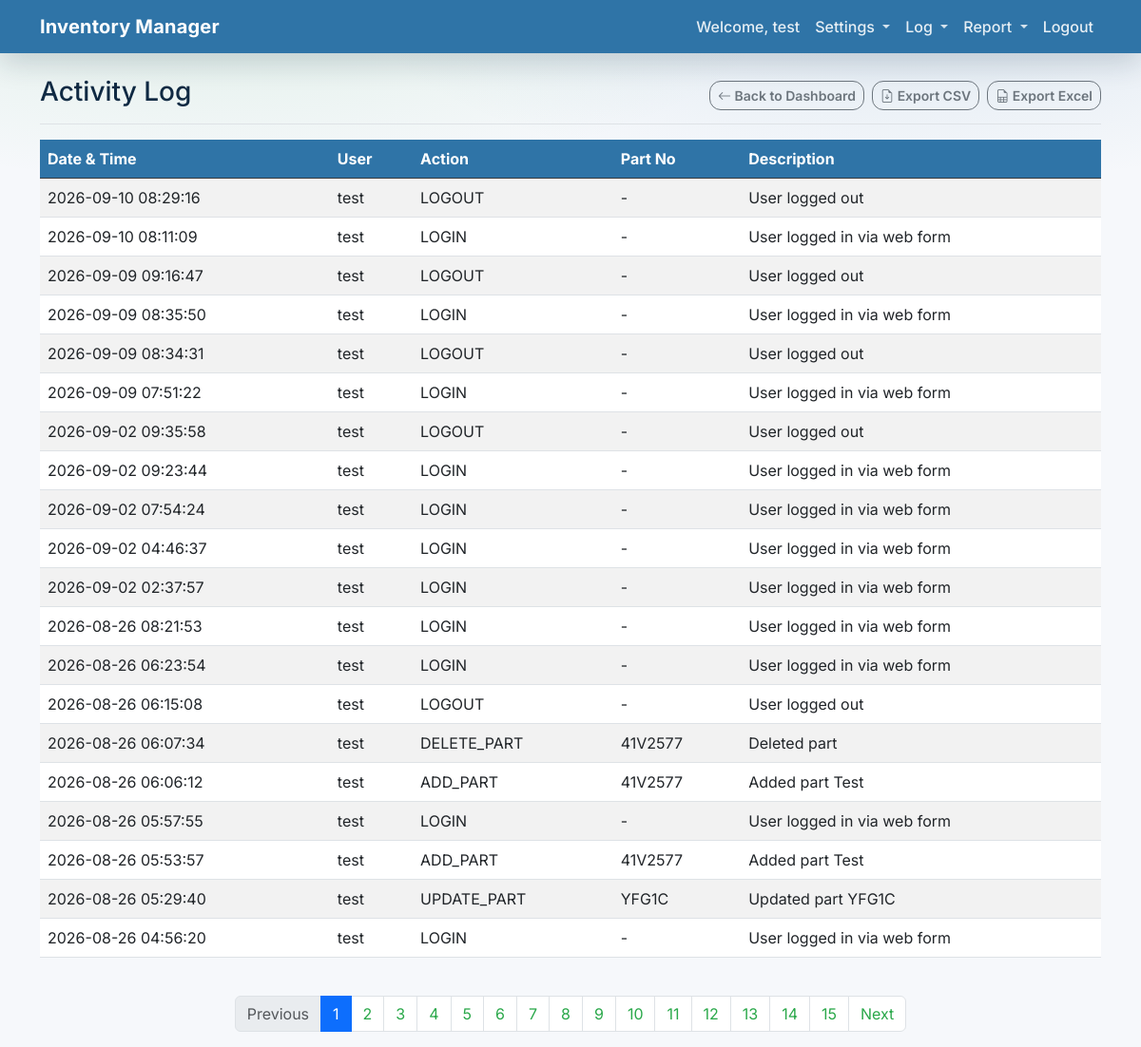
Before: /activity-log (signed in) with the older database file.
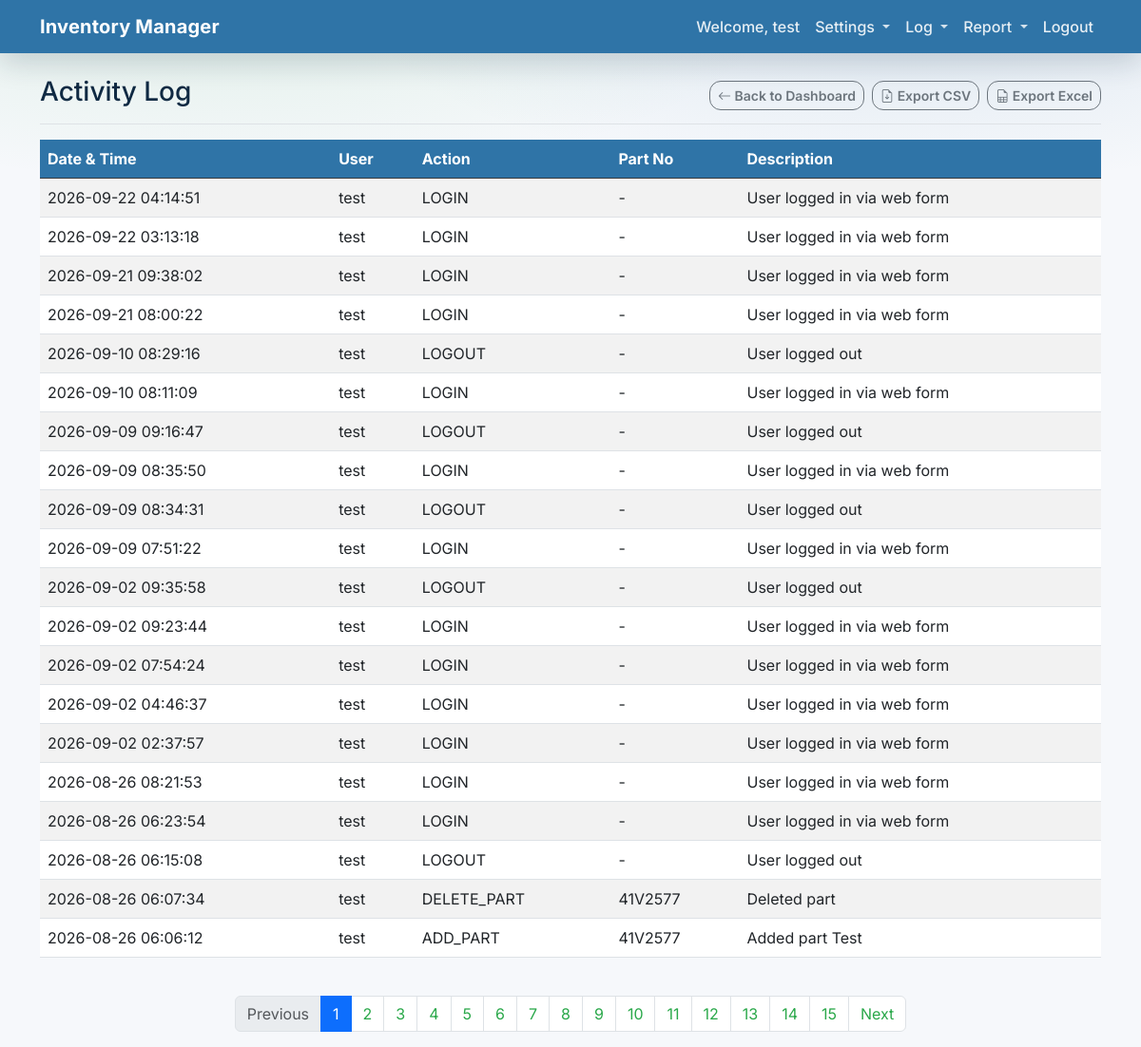
After: the same page with the newer database file.
### app/models.py (models this page shows, shortened)
class User(Base):
    __tablename__ = "users"
    id = Column(Integer, primary_key=True, index=True)
    email = Column(String, unique=True, index=True)
    hashed_password = Column(String)
    full_name = Column(String, nullable=True)
    is_active = Column(Boolean, default=True)
    is_admin = Column(Boolean, default=False)

class ActivityLog(Base):
    __tablename__ = "activity_logs"
    id = Column(Integer, primary_key=True, index=True)
    user_id = Column(Integer, ForeignKey("users.id"), nullable=True)
    action = Column(String, index=True)
    part_id = Column(Integer, ForeignKey("sku_parts.id"), nullable=True)
    description = Column(String, nullable=True)
    created_at = Column(DateTime(timezone=True), server_default=func.now())
    user = relationship("User")
    part = relationship("SkuPart")

class SkuPart(Base):
    __tablename__ = "sku_parts"
    id = Column(Integer, primary_key=True, index=True)
    created_at = Column(DateTime(timezone=True), server_default=func.now())
    sku = Column(String, index=True)
    name = Column(String, index=True)
    description = Column(String, nullable=True)
    part_category = Column(String, nullable=True)
    rack_type = Column(String, nullable=True)
    tray_type = Column(String, nullable=True)
    platform = Column(String, nullable=True)
    criticality = Column(String, default="Medium")
    annual_demand = Column(Integer, default=0)
    items = relationship("PartItem", back_populates="sku_part", cascade="all, delete-orphan")
    meta = relationship("SkuPartMeta", back_populates="sku_part", uselist=False, cascade="all, delete-orphan")

### app/main.py (the view)
@app.get("/activity-log", response_class=HTMLResponse)
async def activity_log(
    request: Request,
    page: int = 1,
    limit: int = 20,
    db: Session = Depends(get_db),
):
    user = await auth.get_current_user_from_cookie(request, db)
    if not user:
        return RedirectResponse(url="/login?session_expired=true")
    skip = (page - 1) * limit
    logs, total_count = crud.get_activity_logs(db, skip=skip, limit=limit)
    total_pages = (total_count + limit - 1) // limit
    return templates.TemplateResponse(
        request,
        "activity_log.html",
        {
            "request": request,
            "user": user,
            "logs": logs,
            "page": page,
            "limit": limit,
            "total_pages": total_pages,
            "total_count": total_count,
        },
    )

### app/templates/activity_log.html (shortened to what this page needs)
{% extends "base.html" %}
{% block content %}
<div class="d-flex justify-content-between flex-wrap flex-md-nowrap align-items-center pb-2 mb-3 border-bottom">
    <h2 class="h3">Activity Log</h2>
    <div class="btn-toolbar mb-2 mb-md-0 gap-2">
        <a href="/" class="btn btn-outline-secondary btn-sm">
            <i class="bi bi-arrow-left"></i> Back to Dashboard
        </a>
        <a href="/export/activity-log.csv" class="btn btn-sm btn-outline-secondary">
            <i class="bi bi-file-earmark-arrow-down"></i> Export CSV
        </a>
        <a href="/export/activity-log.xlsx" class="btn btn-sm btn-outline-secondary">
            <i class="bi bi-file-earmark-spreadsheet"></i> Export Excel
        </a>
    </div>
</div>
<div class="table-responsive">
    <table class="table table-striped table-hover align-middle">
        <thead class="table-dark">
            <tr>
                <th scope="col">Date &amp; Time</th>
                <th scope="col">User</th>
                <th scope="col">Action</th>
                <th scope="col">Part No</th>
                <th scope="col">Description</th>
            </tr>
        </thead>
        <tbody>
            {% for log in logs %}
            <tr>
                <td>{{ log.created_at.strftime("%Y-%m-%d %H:%M:%S") if log.created_at else "" }}</td>
                <td>{{ log.user.full_name or log.user.email if log.user else "-" }}</td>
                <td>{{ log.action }}</td>
                <td>{{ log.part.sku if log.part else "-" }}</td>
                <td>{{ log.description or "" }}</td>
            </tr>
            {% else %}
            <tr>
                <td colspan="5" class="text-center py-4 text-muted">
                    No activity recorded yet.
                </td>
            </tr>
            {% endfor %}
        </tbody>
    </table>
</div>
<nav aria-label="Activity log pagination" class="mt-4">
    <ul class="pagination justify-content-center">
        <li class="page-item {% if page == 1 %}disabled{% endif %}">
            <a class="page-link" href="/activity-log?page={{ page - 1 }}&limit={{ limit }}">Previous</a>
        </li>
        {% for p in range(1, total_pages + 1) %}
        <li class="page-item {% if p == page %}active{% endif %}">
            <a class="page-link" href="/activity-log?page={{ p }}&limit={{ limit }}">{{ p }}</a>
        </li>
        {% endfor %}
        <li class="page-item {% if page == total_pages %}disabled{% endif %}">
            <a class="page-link" href="/activity-log?page={{ page + 1 }}&limit={{ limit }}">Next</a>
        </li>
    </ul>
</nav>
{% endblock %}

### app/templates/base.html (shortened to what this page needs)
<!DOCTYPE html>
<html lang="en">
<head>
    <link href="https://cdn.jsdelivr.net/npm/bootstrap@5.3.0/dist/css/bootstrap.min.css" rel="stylesheet">
    <link rel="stylesheet" href="https://cdn.jsdelivr.net/npm/bootstrap-icons@1.11.0/font/bootstrap-icons.css">
    <link rel="stylesheet" href="https://cdn.jsdelivr.net/npm/ag-grid-community/styles/ag-grid.css">
</head>
<body>
    {% block body_content %}
    <nav class="navbar navbar-expand-lg navbar-dark bg-primary mb-4">
        <div class="container">
            <a class="navbar-brand" href="/">Inventory Manager</a>
            <div class="collapse navbar-collapse" id="navbarNav">
                <ul class="navbar-nav ms-auto">
                    {% if user %}
                    <li class="nav-item">
                        <span class="nav-link text-white">Welcome, {{ user.full_name or user.email }}</span>
                    </li>
                    <li class="nav-item dropdown">
                        <a class="nav-link dropdown-toggle" href="#" id="settingsDropdown" role="button" data-bs-toggle="dropdown" aria-expanded="false">
                            Settings
                        </a>
                    </li>
                    <li class="nav-item dropdown">
                        <a class="nav-link dropdown-toggle" href="#" id="logDropdown" role="button" data-bs-toggle="dropdown" aria-expanded="false">
                            Log
                        </a>
                    </li>
                    <li class="nav-item dropdown">
                        <a class="nav-link dropdown-toggle" href="#" id="reportDropdown" role="button" data-bs-toggle="dropdown" aria-expanded="false">
                            Report
                        </a>
                    </li>
                    <li class="nav-item">
                        <a class="nav-link" href="/logout">Logout</a>
                    </li>
                    {% endif %}
                </ul>
            </div>
        </div>
    </nav>
    <div class="container">
        {% block content %}{% endblock %}
    </div>
    {% endblock %}
</body>
</html>

### app/templates/base.html (style rules this page uses)
:root { --bb-navy: #2f74a7; --bb-navy-hover: #275f88; --bb-teal: #2aa84a; --bb-teal-hover: #228a3d; --bb-bg: #f6f8fb; --bb-surface: #ffffff; --bb-border: #e6edf5; --bb-text: #102a43; --bb-muted: #6b7a90; --bs-primary: var(--bb-navy); --bs-link-color: var(--bb-teal); --bs-link-hover-color: var(--bb-teal-hover); --bs-body-font-family: Inter, system-ui, -apple-system, "Segoe UI", Roboto, "Helvetica Neue", Arial, "Noto Sans", "Liberation Sans", sans-serif; }
body { background: radial-gradient(900px 300px at 20% 0%, rgba(42, 168, 74, 0.10), rgba(42, 168, 74, 0.0) 65%), radial-gradient(900px 300px at 80% 0%, rgba(47, 116, 167, 0.12), rgba(47, 116, 167, 0.0) 65%), var(--bb-bg); color: var(--bb-text); }
.navbar.bg-primary { background-color: var(--bb-navy) !important; box-shadow: 0 10px 30px rgba(16, 42, 67, 0.18); }
.navbar-brand { font-weight: 700; letter-spacing: 0.2px; }
.nav-link { font-weight: 500; }
.navbar .nav-link { color: rgba(255, 255, 255, 0.88) !important; }
.navbar .dropdown-toggle::after { opacity: 0.9; }
.btn { border-radius: 12px; font-weight: 600; }
.table-dark { --bs-table-bg: var(--bb-navy); --bs-table-striped-bg: rgba(255, 255, 255, 0.04); --bs-table-striped-color: #ffffff; --bs-table-color: #ffffff; }

Changed rows visible on the page:
no longer on this page (row unchanged): ActivityLog: created_at "2026-08-26 05:57:55", user "test", action "LOGIN", part "-", description "User logged in via web form"
no longer on this page (row unchanged): ActivityLog: created_at "2026-08-26 05:53:57", user "test", action "ADD_PART", part "41V2577", description "Added part Test"
no longer on this page (row unchanged): ActivityLog: created_at "2026-08-26 05:29:40", user "test", action "UPDATE_PART", part "YFG1C", description "Updated part YFG1C"
no longer on this page (row unchanged): ActivityLog: created_at "2026-08-26 04:56:20", user "test", action "LOGIN", part "-", description "User logged in via web form"
added ActivityLog: created_at "2026-09-22 04:14:51", user "test", action "LOGIN", part "-", description "User logged in via web form"
added ActivityLog: created_at "2026-09-22 03:13:18", user "test", action "LOGIN", part "-", description "User logged in via web form"
added ActivityLog: created_at "2026-09-21 09:38:02", user "test", action "LOGIN", part "-", description "User logged in via web form"
added ActivityLog: created_at "2026-09-21 08:00:22", user "test", action "LOGIN", part "-", description "User logged in via web form"
